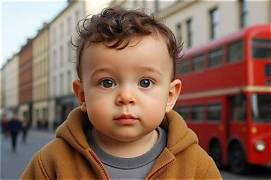
#> input picture backend/dataset/source/baby.jpg, 271 x 180 px; its folder holds only this picture in this run
$ python -i local_anomaly.py   (imports and definitions only)   (older library calls are emulated)
#> lines starting #> are read from the running program, lines starting #| are printed output that depends on the picture
#> further down, picture is the input picture: shape (180, 271, 3); mean B, G, R 90.7, 105.6, 136.6
import cv2
import numpy as np


def _safe_float(value):
    if np.isnan(value) or np.isinf(value):
        return 0.0
    return float(value)


def _robust_outlier_score(values):
    """
    Returns robust z-scores using median absolute deviation.

    This is preferable to normal mean/std because one defective patch
    should not heavily distort the reference distribution.
    """
    values = np.asarray(values, dtype=np.float32)

    if len(values) == 0:
        return np.array([], dtype=np.float32)

    median = np.median(values)

    mad = np.median(np.abs(values - median))

    if mad < 1e-6:
        return np.zeros_like(values)

    robust_z = 0.6745 * np.abs(values - median) / mad

    return robust_z


def _patch_features(patch):
    """
    Extract local characteristics from a single image patch.
    """

    gray = cv2.cvtColor(patch, cv2.COLOR_BGR2GRAY)

    brightness = float(np.mean(gray))
    contrast = float(np.std(gray))

    # Local sharpness / high-frequency structure
    laplacian = cv2.Laplacian(gray, cv2.CV_64F)
    sharpness = float(laplacian.var())

    # Local noise estimate
    blurred = cv2.GaussianBlur(gray, (3, 3), 0)
    residual = gray.astype(np.float32) - blurred.astype(np.float32)
    noise = float(np.std(residual))

    # Local edge density
    edges = cv2.Canny(gray, 100, 200)
    edge_ratio = float(np.mean(edges > 0))

    return {
        "brightness": brightness,
        "contrast": contrast,
        "sharpness": sharpness,
        "noise": noise,
        "edge_ratio": edge_ratio,
    }


def extract_local_anomaly_features(image, grid_size=8):
    """
    Analyze the image spatially using a grid of patches.

    Instead of asking whether the ENTIRE image has high texture,
    we look for patches that behave unusually compared with the rest
    of the same image.

    Returns interpretable local anomaly measurements.
    """
#> called with grid_size = 8

    if image is None:
        raise ValueError("Image cannot be None.")

    if len(image.shape) != 3:
        raise ValueError("Expected a BGR color image.")

    height, width = image.shape[:2]
#> height = 180; width = 271

    # Very small images do not support useful patch comparison.
    if height < grid_size * 8 or width < grid_size * 8:
        return {
            "local_brightness_outlier": 0.0,
            "local_contrast_outlier": 0.0,
            "local_sharpness_outlier": 0.0,
            "local_noise_outlier": 0.0,
            "local_edge_outlier": 0.0,
            "neighbor_inconsistency": 0.0,
            "local_anomaly_score": 0.0,
        }

    patch_height = height // grid_size
#> patch_height = 22
    patch_width = width // grid_size
#> patch_width = 33

    patches = []

    feature_maps = {
        "brightness": np.zeros((grid_size, grid_size), dtype=np.float32),
        "contrast": np.zeros((grid_size, grid_size), dtype=np.float32),
        "sharpness": np.zeros((grid_size, grid_size), dtype=np.float32),
        "noise": np.zeros((grid_size, grid_size), dtype=np.float32),
        "edge_ratio": np.zeros((grid_size, grid_size), dtype=np.float32),
    }

    # ---------------------------------------------------------
    # 1. Extract local features for every image region
    # ---------------------------------------------------------

    for row in range(grid_size):
        for col in range(grid_size):

            y1 = row * patch_height
            x1 = col * patch_width

            if row == grid_size - 1:
                y2 = height
            else:
                y2 = (row + 1) * patch_height

            if col == grid_size - 1:
                x2 = width
            else:
                x2 = (col + 1) * patch_width

            patch = image[y1:y2, x1:x2]

            values = _patch_features(patch)

            patches.append(values)

            for feature_name in feature_maps:
                feature_maps[feature_name][row, col] = values[feature_name]
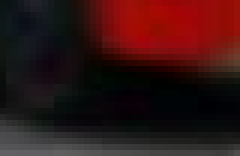
#> patch: shape (26, 40, 3) (shown 6 times larger); mean B, G, R 19.7, 19.9, 50.6
#> after the loop, feature_maps = 5 items; patches = 64 items

    # ---------------------------------------------------------
    # 2. Robust global-within-image outliers
    # ---------------------------------------------------------

    feature_outliers = {}

    for feature_name in feature_maps:

        flattened = feature_maps[feature_name].flatten()

        z_scores = _robust_outlier_score(flattened)

        # Rather than using one single maximum patch,
        # take the mean of the top 3 strongest patches.
        top_count = min(3, len(z_scores))

        if top_count > 0:
            top_values = np.sort(z_scores)[-top_count:]
            score = float(np.mean(top_values))
        else:
            score = 0.0

        feature_outliers[feature_name] = score
#> this loop made 5 passes
#> (feature_name, median in _robust_outlier_score, mad in _robust_outlier_score, top_values, score) on passes 1 to 5: ('brightness', 109.8, 30.35, [2.54, 2.78, 2.91], 2.74), ('contrast', 33.08, 6.92, [2.82, 2.91, 3.35], 3.03), ('sharpness', 437, 352.6, [5.34, 5.49, 5.62], 5.49), ('noise', 4.77, 2.03, [2.07, 2.28, 2.51], 2.29), ('edge_ratio', 0.104, 0.0537, [1.62, 1.65, 2.12], 1.8)
#> after the loop, feature_outliers = {'brightness': 2.74, 'contrast': 3.03, 'sharpness': 5.49, 'noise': 2.29, 'edge_ratio': 1.8}

    # ---------------------------------------------------------
    # 3. Compare each patch against immediate neighbours
    # ---------------------------------------------------------

    neighbour_scores = []

    feature_names = [
        "brightness",
        "contrast",
        "sharpness",
        "noise",
        "edge_ratio",
    ]

    for row in range(grid_size):
        for col in range(grid_size):

            current_vector = []

            neighbour_vectors = []

            for feature_name in feature_names:
                current_vector.append(
                    feature_maps[feature_name][row, col]
                )

            directions = [
                (-1, 0),
                (1, 0),
                (0, -1),
                (0, 1),
            ]

            for dr, dc in directions:

                nr = row + dr
                nc = col + dc

                if (
                    0 <= nr < grid_size
                    and 0 <= nc < grid_size
                ):
                    vector = []

                    for feature_name in feature_names:
                        vector.append(
                            feature_maps[feature_name][nr, nc]
                        )

                    neighbour_vectors.append(vector)

            if not neighbour_vectors:
                continue

            current_vector = np.asarray(
                current_vector,
                dtype=np.float32,
            )

            neighbours = np.asarray(
                neighbour_vectors,
                dtype=np.float32,
            )

            neighbour_median = np.median(
                neighbours,
                axis=0,
            )

            # Normalize feature scales using the median magnitude.
            denominator = np.maximum(
                np.abs(neighbour_median),
                1.0,
            )

            relative_difference = (
                np.abs(current_vector - neighbour_median)
                / denominator
            )

            neighbour_scores.append(
                float(np.mean(relative_difference))
            )
#> after the loop, neighbour_scores = 64 values, max 1.11 at index 28, min 0.0431 at index 32, mean 0.314

    if neighbour_scores:

        sorted_neighbour_scores = np.sort(neighbour_scores)
#> sorted_neighbour_scores = 64 values from 0.0431 to 1.11

        top_count = min(3, len(sorted_neighbour_scores))

        neighbour_inconsistency = float(
            np.mean(sorted_neighbour_scores[-top_count:])
        )
#> neighbour_inconsistency = 0.875

    else:
        neighbour_inconsistency = 0.0

    # ---------------------------------------------------------
    # 4. Convert raw measurements into 0–1 evidence scores
    # ---------------------------------------------------------

    def normalize_outlier(value, start=2.5, strong=6.0):
        if value <= start:
            return 0.0

        if value >= strong:
            return 1.0

        return (value - start) / (strong - start)

    brightness_score = normalize_outlier(
        feature_outliers["brightness"]
    )
#> brightness_score = 0.0698

    contrast_score = normalize_outlier(
        feature_outliers["contrast"]
    )
#> contrast_score = 0.15

    sharpness_score = normalize_outlier(
        feature_outliers["sharpness"]
    )
#> sharpness_score = 0.853

    noise_score = normalize_outlier(
        feature_outliers["noise"]
    )
#> noise_score = 0

    edge_score = normalize_outlier(
        feature_outliers["edge_ratio"]
    )
#> edge_score = 0

    # Neighbour inconsistency uses its own scale.
    neighbour_score = min(
        1.0,
        neighbour_inconsistency / 1.5,
    )
#> neighbour_score = 0.584

    # Texture-based evidence matters more than brightness,
    # because normal scenes often contain naturally bright/dark areas.
    local_anomaly_score = (
        brightness_score * 0.05
        + contrast_score * 0.15
        + sharpness_score * 0.25
        + noise_score * 0.25
        + edge_score * 0.15
        + neighbour_score * 0.15
    )
#> local_anomaly_score = 0.327

    return {
        "local_brightness_outlier": round(
            _safe_float(brightness_score), 4
        ),
        "local_contrast_outlier": round(
            _safe_float(contrast_score), 4
        ),
        "local_sharpness_outlier": round(
            _safe_float(sharpness_score), 4
        ),
        "local_noise_outlier": round(
            _safe_float(noise_score), 4
        ),
        "local_edge_outlier": round(
            _safe_float(edge_score), 4
        ),
        "neighbor_inconsistency": round(
            _safe_float(neighbour_score), 4
        ),
        "local_anomaly_score": round(
            _safe_float(local_anomaly_score), 4
        ),
    }

>>> import cv2
>>> picture = cv2.imread('../../dataset/source/baby.jpg')
>>> result = extract_local_anomaly_features(picture)
#> result = {'local_brightness_outlier': 0.0698, 'local_contrast_outlier': 0.15, 'local_sharpness_outlier': 0.853, 'local_noise_outlier': 0, 'local_edge_outlier': 0, 'neighbor_inconsistency': 0.584, 'local_anomaly_score': 0.327}

$ run again, on backend/dataset/source/desk.jpg
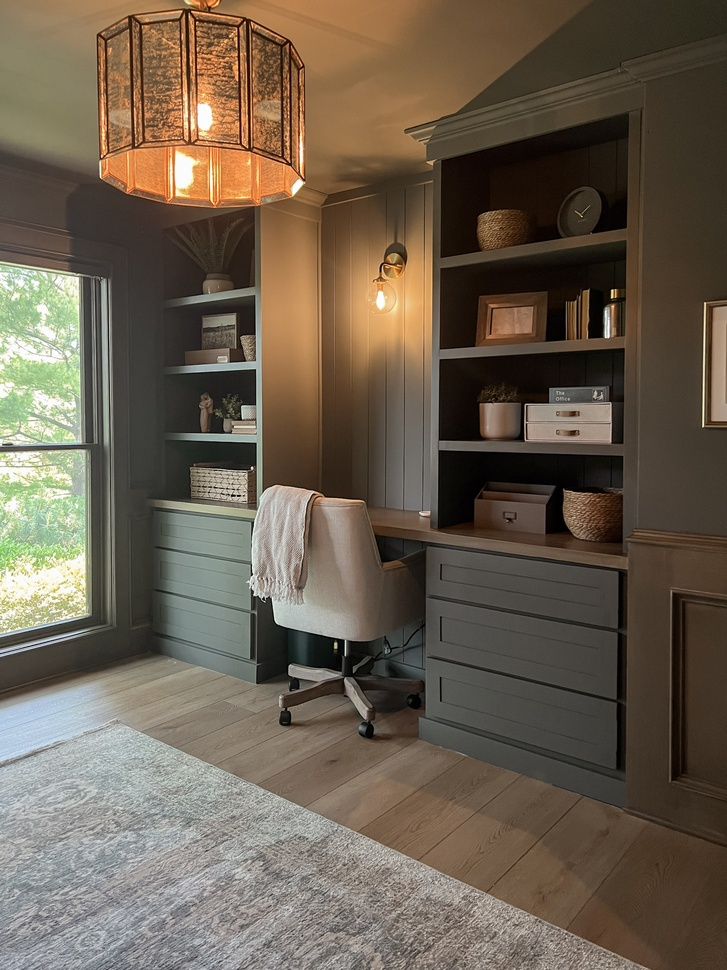
#> input picture backend/dataset/source/desk.jpg, 727 x 970 px, shrunk from 1536 x 2048 before the run
#> picture is the input picture: shape (970, 727, 3); mean B, G, R 79.2, 94.8, 107
#> after the loop in extract_local_anomaly_features, `for row in range(grid_size):`:
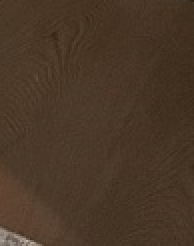
#> patch: shape (123, 97, 3) (shown 2 times larger); mean B, G, R 39.4, 55.7, 73.7
#> after the loop in extract_local_anomaly_features, `for row in range(grid_size):`: feature_maps = 5 items; patches = 64 items
#> the loop in extract_local_anomaly_features, `for feature_name in feature_maps: ` made 5 passes
#> (feature_name, top_values, score) on passes 1 to 5: ('brightness', [2.02, 2.32, 2.65], 2.33), ('contrast', [2.64, 2.87, 3.1], 2.87), ('sharpness', [3.78, 3.84, 4.42], 4.01), ('noise', [1.31, 1.47, 1.81], 1.53), ('edge_ratio', [4.15, 4.3, 4.47], 4.31)
#> after the loop in extract_local_anomaly_features, `for feature_name in feature_maps:`: feature_outliers = {'brightness': 2.33, 'contrast': 2.87, 'sharpness': 4.01, 'noise': 1.53, 'edge_ratio': 4.31}
#> after the loop in extract_local_anomaly_features, `for row in range(grid_size):`: neighbour_scores = 64 values, max 1.94 at index 62, min 0.0543 at index 57, mean 0.308
#> sorted_neighbour_scores = 64 values from 0.0543 to 1.94
#> neighbour_inconsistency = 1.27
#> brightness_score = 0
#> contrast_score = 0.106
#> sharpness_score = 0.432
#> noise_score = 0
#> edge_score = 0.517
#> neighbour_score = 0.846
#> local_anomaly_score = 0.328
#> result = {'local_brightness_outlier': 0, 'local_contrast_outlier': 0.106, 'local_sharpness_outlier': 0.432, 'local_noise_outlier': 0, 'local_edge_outlier': 0.517, 'neighbor_inconsistency': 0.846, 'local_anomaly_score': 0.328}

$ run again, on backend/dataset/source/holi.jpg
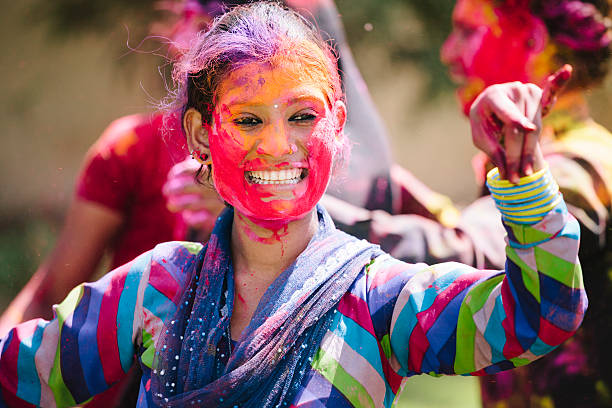
#> input picture backend/dataset/source/holi.jpg, 612 x 408 px
#> picture is the input picture: shape (408, 612, 3); mean B, G, R 101.9, 98.7, 138.4
#> after the loop in extract_local_anomaly_features, `for row in range(grid_size):`:
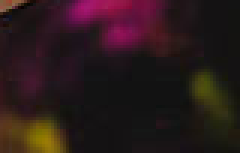
#> patch: shape (51, 80, 3) (shown 3 times larger); mean B, G, R 26.4, 25.4, 42.4
#> after the loop in extract_local_anomaly_features, `for row in range(grid_size):`: feature_maps = 5 items; patches = 64 items
#> the loop in extract_local_anomaly_features, `for feature_name in feature_maps: ` made 5 passes
#> (feature_name, top_values, score) on passes 1 to 5: ('brightness', [1.59, 1.63, 1.71], 1.64), ('contrast', [1.78, 1.92, 1.92], 1.87), ('sharpness', [11.42, 12.65, 14.65], 12.91), ('noise', [2.85, 3.16, 3.28], 3.1), ('edge_ratio', [1.95, 2.27, 2.41], 2.21)
#> after the loop in extract_local_anomaly_features, `for feature_name in feature_maps:`: feature_outliers = {'brightness': 1.64, 'contrast': 1.87, 'sharpness': 12.91, 'noise': 3.1, 'edge_ratio': 2.21}
#> after the loop in extract_local_anomaly_features, `for row in range(grid_size):`: neighbour_scores = 64 values, max 1.16 at index 59, min 0.0753 at index 26, mean 0.335
#> sorted_neighbour_scores = 64 values from 0.0753 to 1.16
#> neighbour_inconsistency = 1
#> brightness_score = 0
#> sharpness_score = 1
#> noise_score = 0.17
#> edge_score = 0
#> neighbour_score = 0.669
#> local_anomaly_score = 0.393
#> result = {'local_brightness_outlier': 0, 'local_contrast_outlier': 0, 'local_sharpness_outlier': 1, 'local_noise_outlier': 0.171, 'local_edge_outlier': 0, 'neighbor_inconsistency': 0.669, 'local_anomaly_score': 0.393}

$ run again, on backend/dataset/source/human.jpg
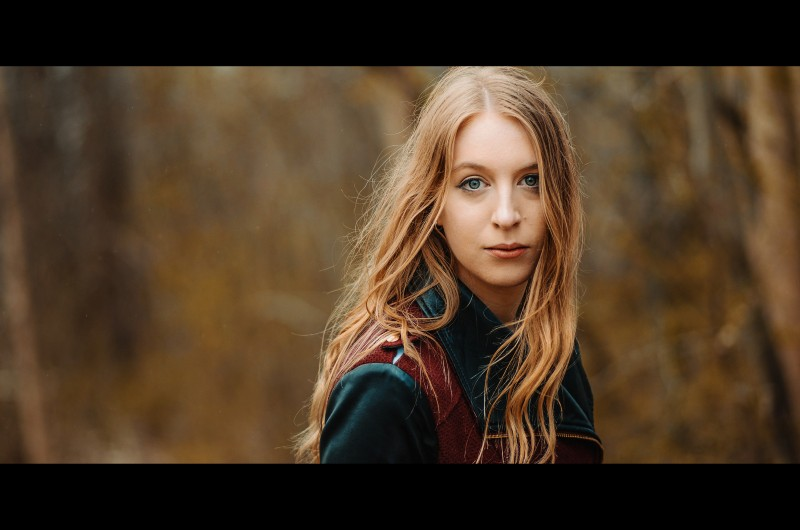
#> input picture backend/dataset/source/human.jpg, 800 x 530 px
#> picture is the input picture: shape (530, 800, 3); mean B, G, R 36.8, 56, 74.9
#> after the loop in extract_local_anomaly_features, `for row in range(grid_size):`:
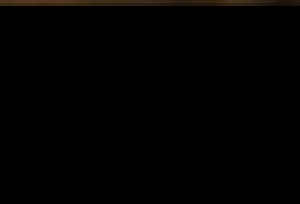
#> patch: shape (68, 100, 3) (shown 3 times larger); mean B, G, R 0.6, 1.1, 1.6
#> after the loop in extract_local_anomaly_features, `for row in range(grid_size):`: feature_maps = 5 items; patches = 64 items
#> the loop in extract_local_anomaly_features, `for feature_name in feature_maps: ` made 5 passes
#> (feature_name, top_values, score) on passes 1 to 4: ('brightness', [1.97, 2.32, 2.67], 2.32), ('contrast', [4.4, 4.43, 5.02], 4.62), ('sharpness', [121.8, 140, 143.9], 135.2), ('noise', [9.45, 9.5, 9.78], 9.58)
#> after the loop in extract_local_anomaly_features, `for feature_name in feature_maps:`: feature_outliers = {'brightness': 2.32, 'contrast': 4.62, 'sharpness': 135.2, 'noise': 9.58, 'edge_ratio': 0}
#> after the loop in extract_local_anomaly_features, `for row in range(grid_size):`: neighbour_scores = 64 values, max 1.39 at index 15, min 0.0196 at index 25, mean 0.288
#> sorted_neighbour_scores = 64 values from 0.0196 to 1.39
#> neighbour_inconsistency = 1.13
#> brightness_score = 0
#> contrast_score = 0.606
#> sharpness_score = 1
#> edge_score = 0
#> neighbour_score = 0.752
#> local_anomaly_score = 0.704
#> result = {'local_brightness_outlier': 0, 'local_contrast_outlier': 0.606, 'local_sharpness_outlier': 1, 'local_noise_outlier': 1, 'local_edge_outlier': 0, 'neighbor_inconsistency': 0.752, 'local_anomaly_score': 0.704}
